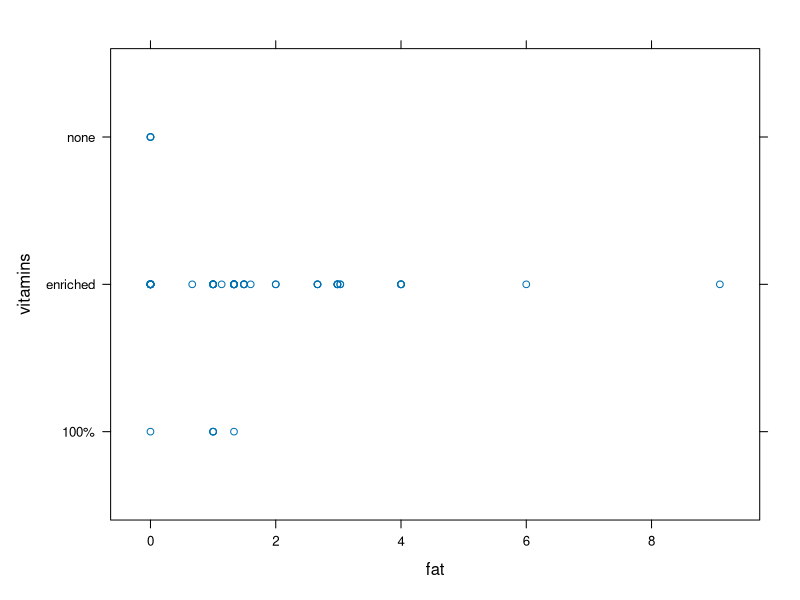
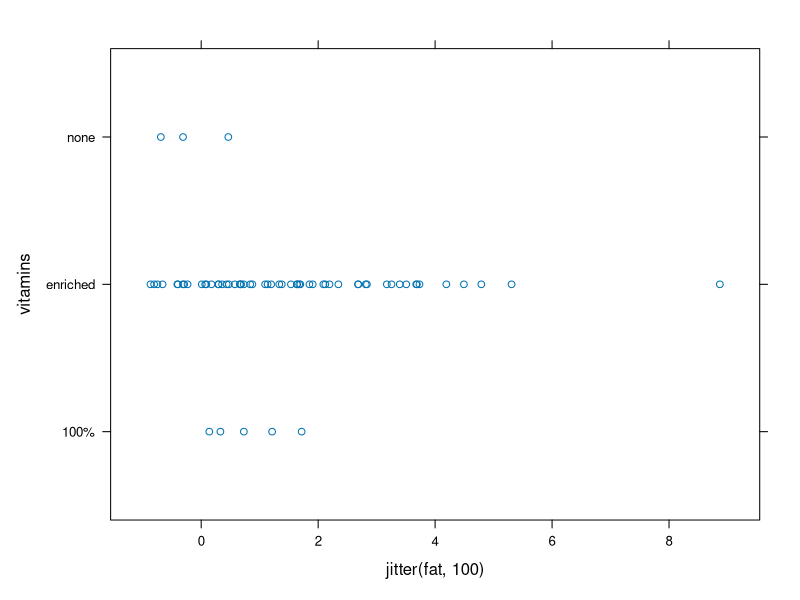
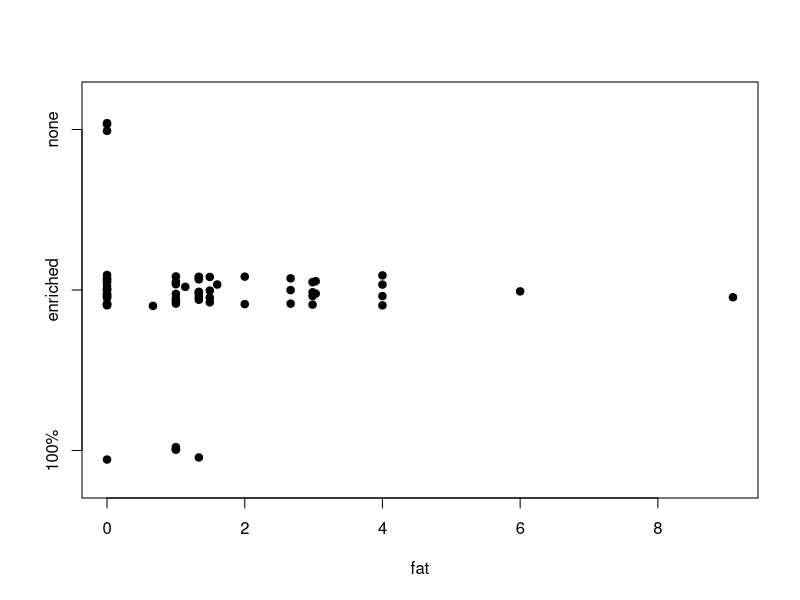
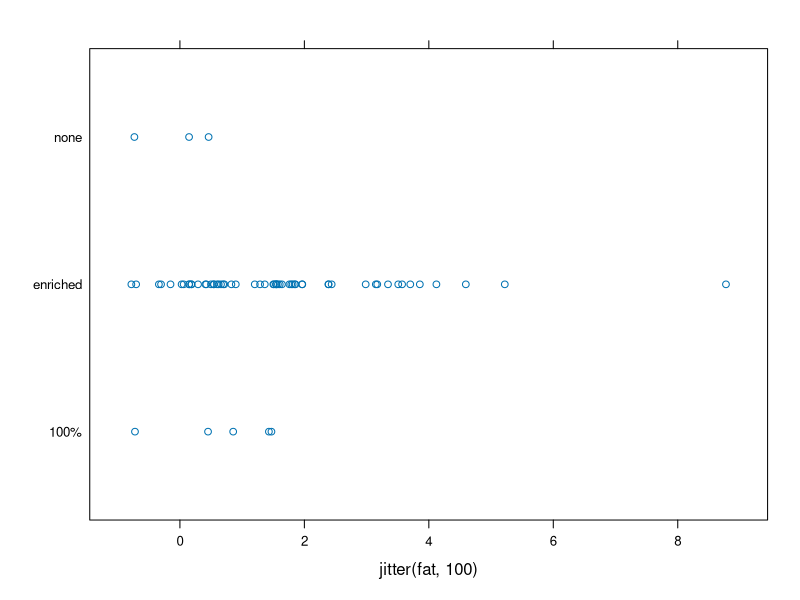
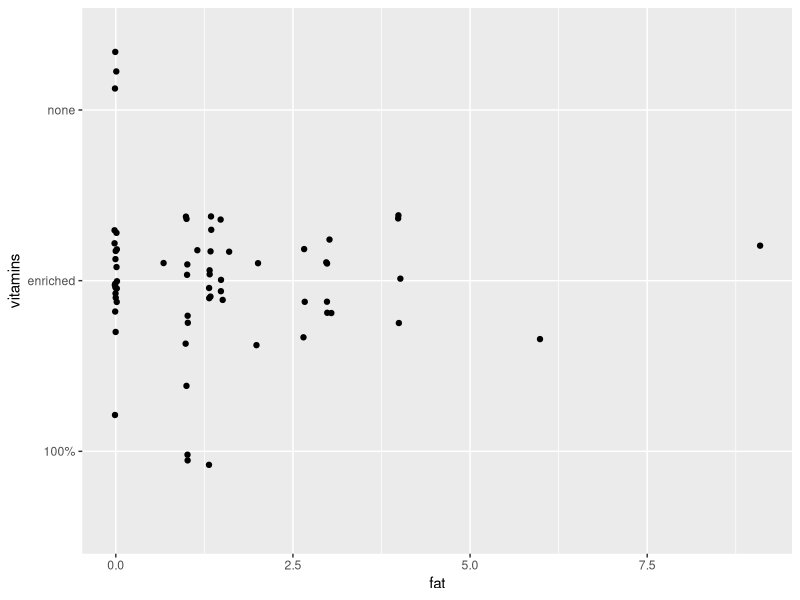
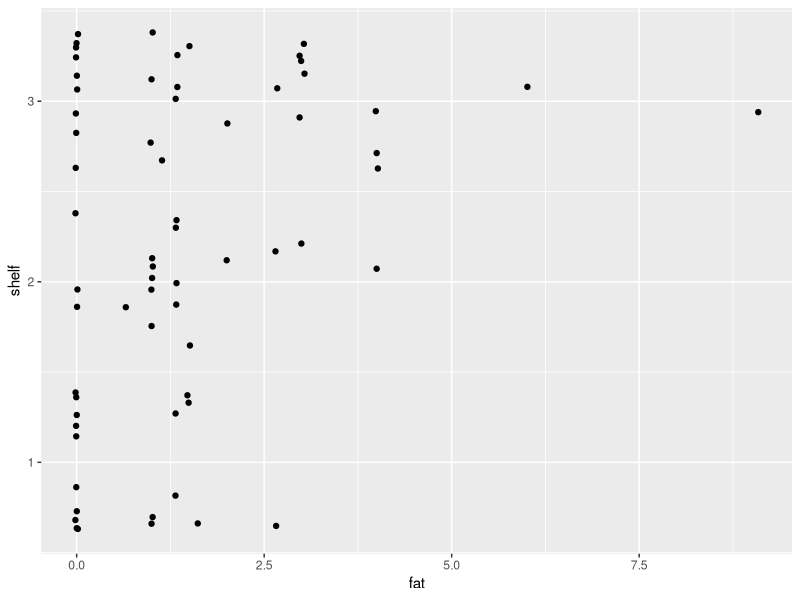
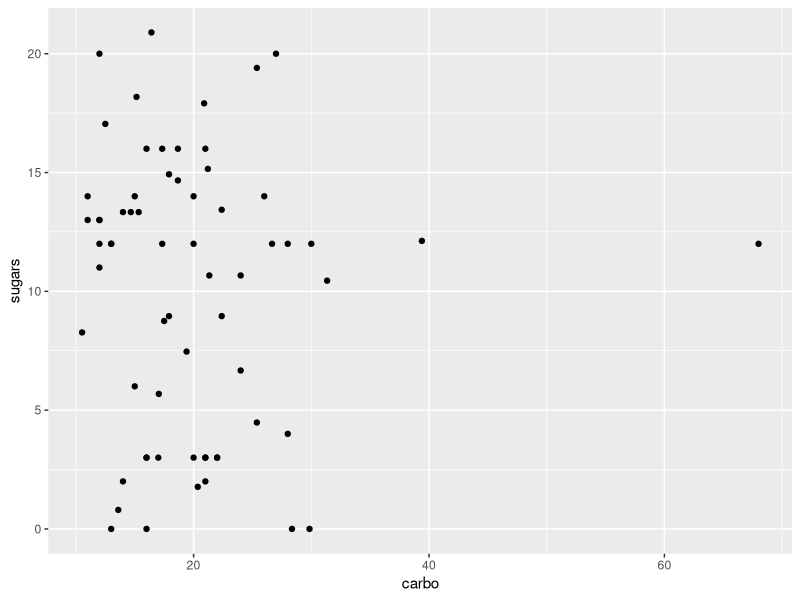
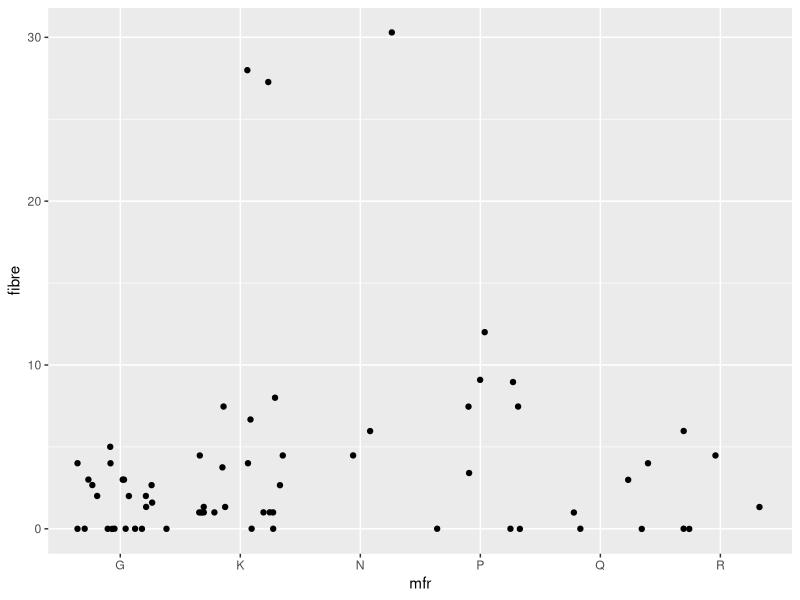

The R script that drew these images, in order:
# Q5. In the library MASS is a dataset UScereal which contains information about 
# popular breakfast cereals. Attach the data set and use different kinds of plots 
# to investigate the following relationships:
library(MASS)
str(UScereal)
data("UScereal")
attach(UScereal)
getwd()
setwd("/Users/pushpitbhardwaj/Desktop/sem4/R/R_Cotton/Practicals")
writexl::write_xlsx(UScereal,"UScereal.xlsx")
UScereal[,c(1,9)]

#   a) relationship between manufacturer and shelf
table(mfr,shelf)

#   b) relationship between fat and vitamins
library(lattice)
xyplot(vitamins~fat, UScereal)
xyplot(vitamins~jitter(fat,100), UScereal)
stripchart(fat~vitamins, pch = 19, method = "jitter")
stripplot(vitamins~jitter(fat,100))
library(ggplot2)
ggplot(UScereal, aes(fat, vitamins)) + geom_point(position = "jitter")

#   c) relationship between fat and shelf
ggplot(UScereal,aes(fat, shelf)) + geom_point(position = "jitter")

#   d) relationship between carbohydrates and sugars
ggplot(UScereal,aes(carbo,sugars)) + geom_point()

#   e) relationship between fibre and manufacturer
ggplot(UScereal,aes(mfr,fibre)) + geom_point(position = "jitter")

#   f) relationship between sodium and sugars
ggplot(UScereal,aes(sodium,sugars)) + geom_point()